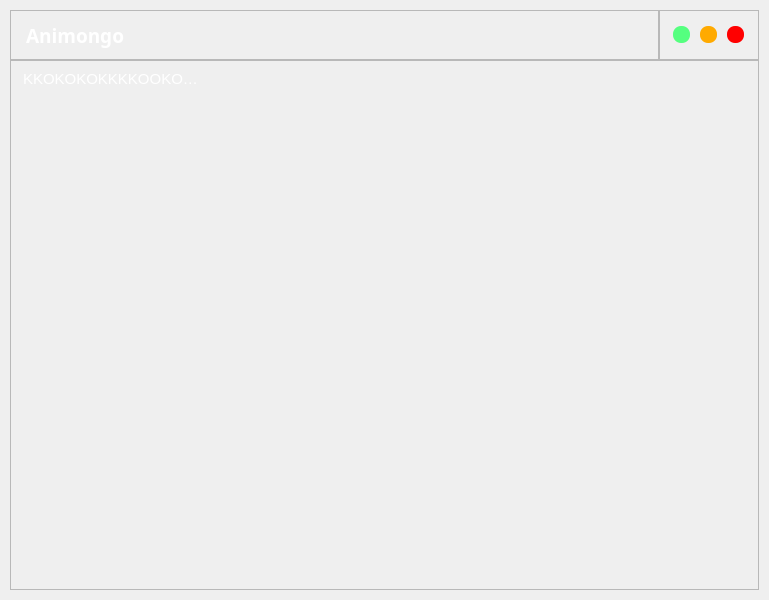
<?xml version="1.0" encoding="UTF-8"?>
<ui version="4.0">
 <class>MainWindow</class>
 <widget class="QMainWindow" name="MainWindow">
  <property name="enabled">
   <bool>true</bool>
  </property>
  <property name="geometry">
   <rect>
    <x>0</x>
    <y>0</y>
    <width>769</width>
    <height>600</height>
   </rect>
  </property>
  <property name="minimumSize">
   <size>
    <width>769</width>
    <height>600</height>
   </size>
  </property>
  <property name="windowTitle">
   <string>MainWindow</string>
  </property>
  <widget class="QWidget" name="centralwidget">
   <layout class="QVBoxLayout" name="drop_shadow_layout">
    <property name="spacing">
     <number>0</number>
    </property>
    <property name="leftMargin">
     <number>10</number>
    </property>
    <property name="topMargin">
     <number>10</number>
    </property>
    <property name="rightMargin">
     <number>10</number>
    </property>
    <property name="bottomMargin">
     <number>10</number>
    </property>
    <item>
     <widget class="QFrame" name="drop_shadow_frame">
      <property name="styleSheet">
       <string notr="true">QFrame#drop_shadow_frame {
	border-radius: 10px;
	border: 1px solid rgba(189, 189, 189, 120);
	background-color: rgb(35, 37, 45);
};
</string>
      </property>
      <property name="frameShape">
       <enum>QFrame::NoFrame</enum>
      </property>
      <property name="frameShadow">
       <enum>QFrame::Raised</enum>
      </property>
      <layout class="QVBoxLayout" name="verticalLayout">
       <property name="spacing">
        <number>0</number>
       </property>
       <property name="leftMargin">
        <number>0</number>
       </property>
       <property name="topMargin">
        <number>0</number>
       </property>
       <property name="rightMargin">
        <number>0</number>
       </property>
       <property name="bottomMargin">
        <number>0</number>
       </property>
       <item>
        <widget class="QFrame" name="title_bar">
         <property name="maximumSize">
          <size>
           <width>16777215</width>
           <height>50</height>
          </size>
         </property>
         <property name="styleSheet">
          <string notr="true">background-color: none;</string>
         </property>
         <property name="frameShape">
          <enum>QFrame::NoFrame</enum>
         </property>
         <property name="frameShadow">
          <enum>QFrame::Raised</enum>
         </property>
         <layout class="QHBoxLayout" name="horizontalLayout">
          <property name="spacing">
           <number>0</number>
          </property>
          <property name="leftMargin">
           <number>0</number>
          </property>
          <property name="topMargin">
           <number>0</number>
          </property>
          <property name="rightMargin">
           <number>0</number>
          </property>
          <property name="bottomMargin">
           <number>0</number>
          </property>
          <item>
           <widget class="QFrame" name="frame_title">
            <property name="minimumSize">
             <size>
              <width>0</width>
              <height>50</height>
             </size>
            </property>
            <property name="font">
             <font>
              <family>Roboto Condensed Light</family>
              <pointsize>14</pointsize>
             </font>
            </property>
            <property name="frameShape">
             <enum>QFrame::StyledPanel</enum>
            </property>
            <property name="frameShadow">
             <enum>QFrame::Raised</enum>
            </property>
            <layout class="QVBoxLayout" name="verticalLayout_2">
             <property name="spacing">
              <number>0</number>
             </property>
             <property name="leftMargin">
              <number>15</number>
             </property>
             <property name="topMargin">
              <number>0</number>
             </property>
             <property name="rightMargin">
              <number>0</number>
             </property>
             <property name="bottomMargin">
              <number>0</number>
             </property>
             <item>
              <widget class="QLabel" name="label_title">
               <property name="font">
                <font>
                 <family>Segoe UI Semibold</family>
                 <pointsize>14</pointsize>
                 <weight>75</weight>
                 <bold>true</bold>
                </font>
               </property>
               <property name="styleSheet">
                <string notr="true">color:rgb(255, 255, 255);</string>
               </property>
               <property name="text">
                <string>Animongo</string>
               </property>
              </widget>
             </item>
            </layout>
           </widget>
          </item>
          <item>
           <widget class="QFrame" name="frame_btns">
            <property name="maximumSize">
             <size>
              <width>100</width>
              <height>16777215</height>
             </size>
            </property>
            <property name="frameShape">
             <enum>QFrame::StyledPanel</enum>
            </property>
            <property name="frameShadow">
             <enum>QFrame::Raised</enum>
            </property>
            <layout class="QHBoxLayout" name="horizontalLayout_3">
             <item>
              <widget class="QPushButton" name="btn_maximize">
               <property name="minimumSize">
                <size>
                 <width>16</width>
                 <height>16</height>
                </size>
               </property>
               <property name="maximumSize">
                <size>
                 <width>17</width>
                 <height>17</height>
                </size>
               </property>
               <property name="toolTip">
                <string>Maximize</string>
               </property>
               <property name="styleSheet">
                <string notr="true">QPushButton {
	border: none;
	border-radius: 8px;	
	background-color: rgb(85, 255, 127);
}
QPushButton:hover {	
	background-color: rgba(85, 255, 127, 150);
}</string>
               </property>
               <property name="text">
                <string/>
               </property>
              </widget>
             </item>
             <item>
              <widget class="QPushButton" name="btn_minimize">
               <property name="minimumSize">
                <size>
                 <width>16</width>
                 <height>16</height>
                </size>
               </property>
               <property name="maximumSize">
                <size>
                 <width>17</width>
                 <height>17</height>
                </size>
               </property>
               <property name="toolTip">
                <string>Minimize</string>
               </property>
               <property name="styleSheet">
                <string notr="true">QPushButton {
	border: none;
	border-radius: 8px;		
	background-color: rgb(255, 170, 0);
}
QPushButton:hover {	
	background-color: rgba(255, 170, 0, 150);
}</string>
               </property>
               <property name="text">
                <string/>
               </property>
              </widget>
             </item>
             <item>
              <widget class="QPushButton" name="btn_close">
               <property name="minimumSize">
                <size>
                 <width>16</width>
                 <height>16</height>
                </size>
               </property>
               <property name="maximumSize">
                <size>
                 <width>17</width>
                 <height>17</height>
                </size>
               </property>
               <property name="toolTip">
                <string>Close</string>
               </property>
               <property name="styleSheet">
                <string notr="true">QPushButton {
	border: none;
	border-radius: 8px;		
	background-color: rgb(255, 0, 0);
}
QPushButton:hover {		
	background-color: rgba(255, 0, 0, 150);
}</string>
               </property>
               <property name="text">
                <string/>
               </property>
              </widget>
             </item>
            </layout>
           </widget>
          </item>
         </layout>
        </widget>
       </item>
       <item>
        <widget class="QFrame" name="content_bar">
         <property name="styleSheet">
          <string notr="true">background-color: none;</string>
         </property>
         <property name="frameShape">
          <enum>QFrame::StyledPanel</enum>
         </property>
         <property name="frameShadow">
          <enum>QFrame::Raised</enum>
         </property>
         <layout class="QVBoxLayout" name="verticalLayout_4">
          <item>
           <widget class="QListWidget" name="AnimeList">
            <property name="cursor" stdset="0">
             <cursorShape>PointingHandCursor</cursorShape>
            </property>
            <property name="styleSheet">
             <string notr="true">QListWidget::item {
    color: rgb(255, 255, 255);
    background-color:transparent;
}
QListWidget {
    background-color:transparent;
}</string>
            </property>
            <property name="frameShape">
             <enum>QFrame::NoFrame</enum>
            </property>
            <property name="verticalScrollBarPolicy">
             <enum>Qt::ScrollBarAlwaysOff</enum>
            </property>
            <property name="horizontalScrollBarPolicy">
             <enum>Qt::ScrollBarAlwaysOff</enum>
            </property>
            <property name="iconSize">
             <size>
              <width>170</width>
              <height>170</height>
             </size>
            </property>
            <property name="verticalScrollMode">
             <enum>QAbstractItemView::ScrollPerPixel</enum>
            </property>
            <property name="horizontalScrollMode">
             <enum>QAbstractItemView::ScrollPerPixel</enum>
            </property>
            <property name="flow">
             <enum>QListView::LeftToRight</enum>
            </property>
            <property name="resizeMode">
             <enum>QListView::Adjust</enum>
            </property>
            <property name="gridSize">
             <size>
              <width>181</width>
              <height>133</height>
             </size>
            </property>
            <property name="viewMode">
             <enum>QListView::IconMode</enum>
            </property>
            <property name="modelColumn">
             <number>0</number>
            </property>
            <item>
             <property name="text">
              <string>KKOKOKOKKKKOOKOKOKOKKOKOKOKKKKOOKOKOKO</string>
             </property>
             <property name="font">
              <font>
               <pointsize>11</pointsize>
               <weight>50</weight>
               <bold>false</bold>
               <strikeout>false</strikeout>
               <stylestrategy>PreferDefault</stylestrategy>
               <kerning>true</kerning>
              </font>
             </property>
             <property name="textAlignment">
              <set>AlignLeading|AlignBottom</set>
             </property>
             <property name="icon">
              <iconset resource="../res/images.qrc">
               <normaloff>:/list/ic/image.jpg</normaloff>:/list/ic/image.jpg</iconset>
             </property>
            </item>
           </widget>
          </item>
         </layout>
        </widget>
       </item>
      </layout>
     </widget>
    </item>
   </layout>
  </widget>
 </widget>
 <resources>
  <include location="../res/images.qrc"/>
 </resources>
 <connections/>
</ui>
